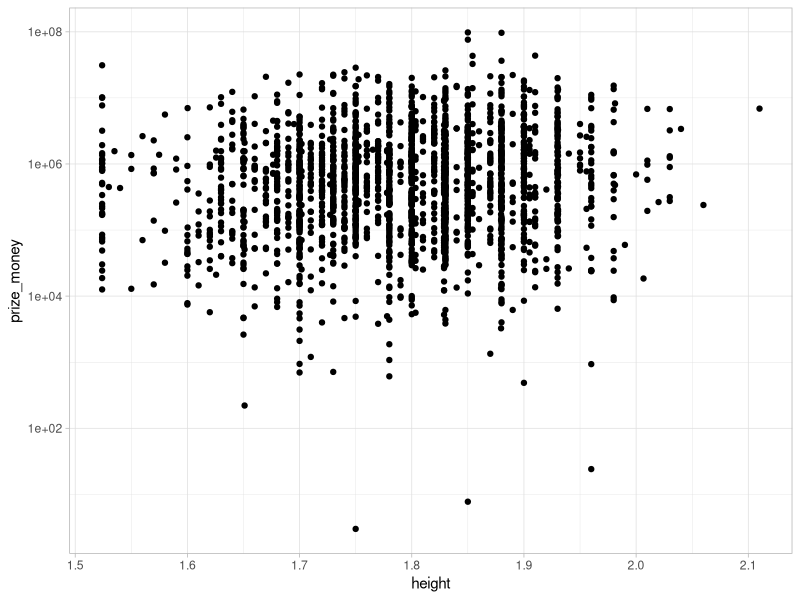
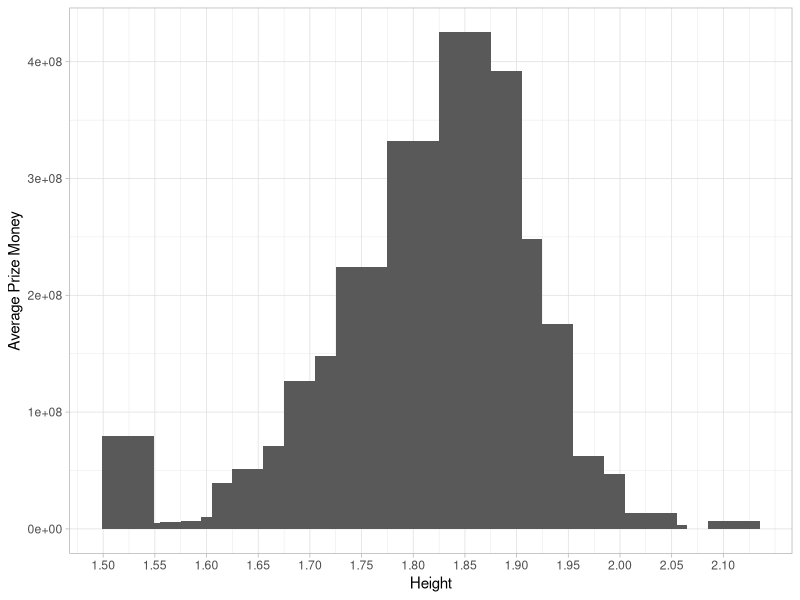

Recreate these plots in R, in order.
library(tidyverse)
library(ggplot2)

graph1 <- read_csv("huge_csv.csv") |>
  filter(height != 0)

print(graph1)

ggplot(data = graph1) +
  aes(x = height, y = prize_money) +
  scale_y_log10() +
  theme_light() +
  geom_point()

ggplot(data = graph1) +
  aes(x = height, y = prize_money) +
  theme_light() +
  scale_x_continuous(breaks = seq(1.5, 2.1, by = 0.05)) +
  stat_summary(fun = "mean", geom = "col") +
  geom_col(width = 0.05) +
  labs(y = "Average Prize Money",
       x = "Height")
